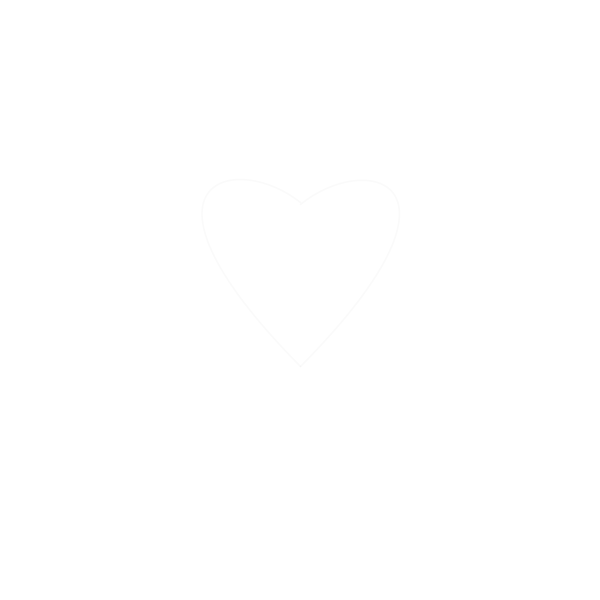
Frame 1 (no input)
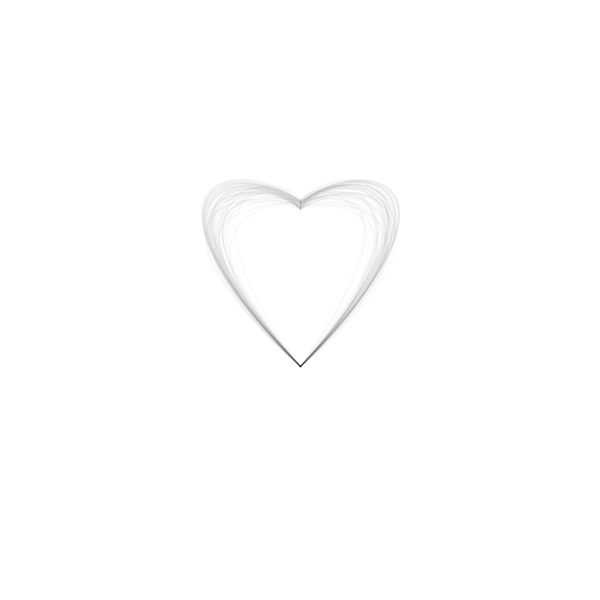
Frame 60 (the mouse pressed at the canvas centre just before this capture)
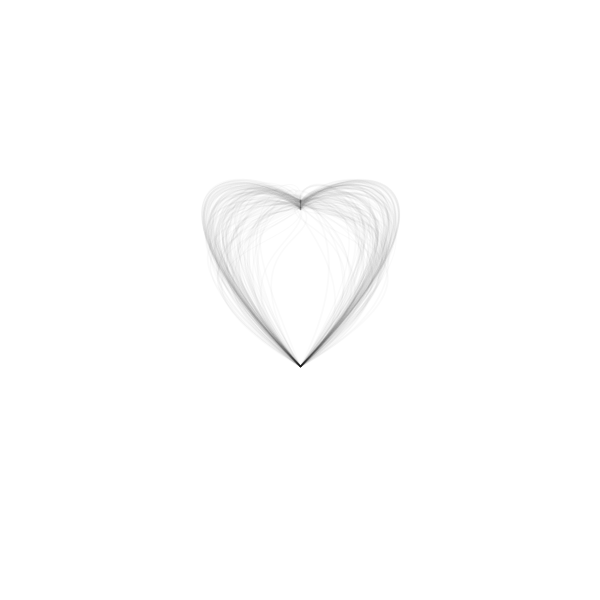
Frame 120 (the mouse held since frame 60 and released just before this capture)

The Processing sketch that drew these frames (run headless with seeded random() and noise(); from frame 60 on, the mouse is pressed at the canvas centre):

// Processing sketch: processing_118725
// ── processing_118725.pde

void setup() {
  background(255);
  size(600, 600);

  noFill();
}
/*
line(width/2, height/3,width/4, height/4);
 line(width/2, (height/3)*2,15, 80);
 */
float r=0;
float disfusion=1;
void draw() {
  translate(100, 100);
  float w=400;
  float h=400;
  strokeWeight(random(1, 2));

  stroke(0, 0, 0, 5);

  bezier(
  w/2, (h/4)+random(10), 
  w/3+random(disfusion), h/8+random(disfusion), 
  15+random(disfusion), 80+random(disfusion), 
  w/2, (h/3)*2);

  bezier(
  w/2, (h/4)+random(10), 
  ((w/3)*2)-random(disfusion), (h/8)+random(disfusion), 
  (w-15)-random(disfusion), 80+random(disfusion), 
  w/2, (h/3)*2);
  if (disfusion<width*2) {
    disfusion+=1;
  }else{
  noLoop();
  }
}
